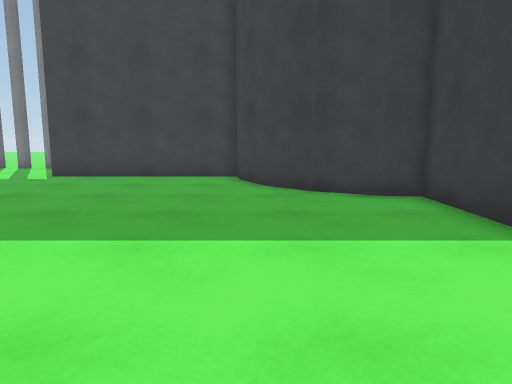
[1] (above)

16 first-person views from a walk through a 3-D level made in the Unity game engine. The camera is 1.2 m above the floor, tilts 8° down and sees 70° across. The floor is counted in squares, 1 m on a side. Each view is taken from the middle of a square. On the plan, view 1 faces up. The plan holds only what a view shows up to about 15 squares ahead; the rest is blank. The place goes on beyond the plan.

[2]
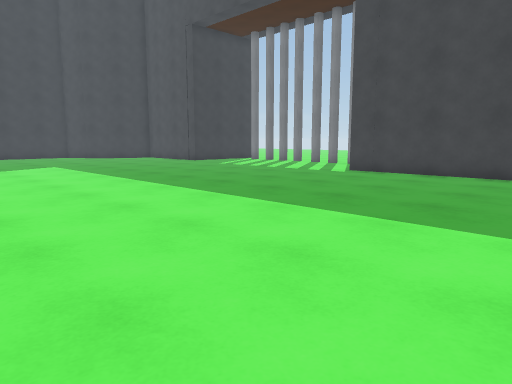

[3]
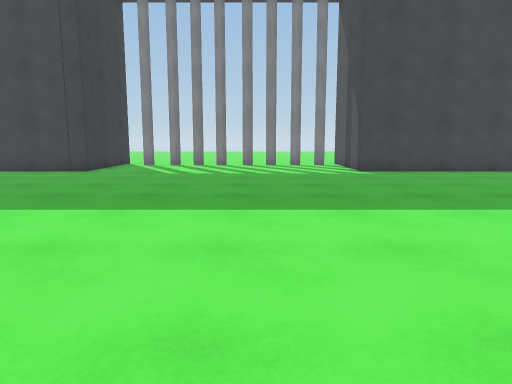

[4]
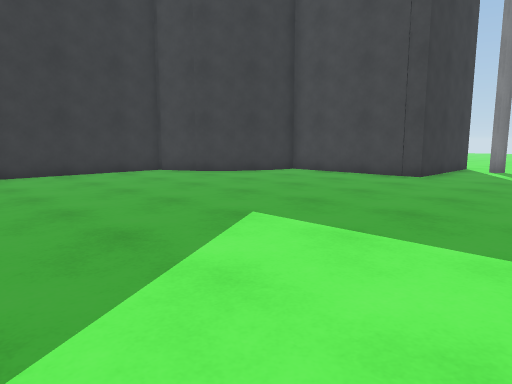

[5]
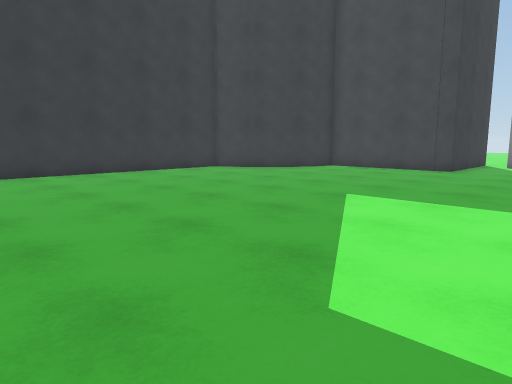

[6]
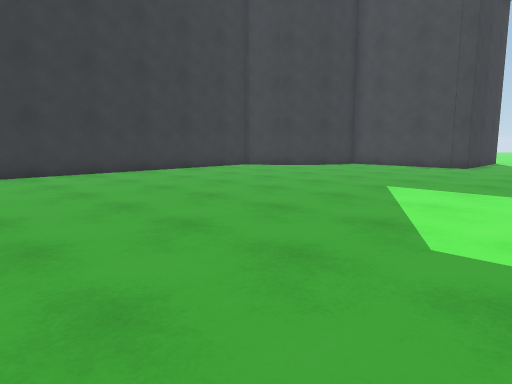

[7]
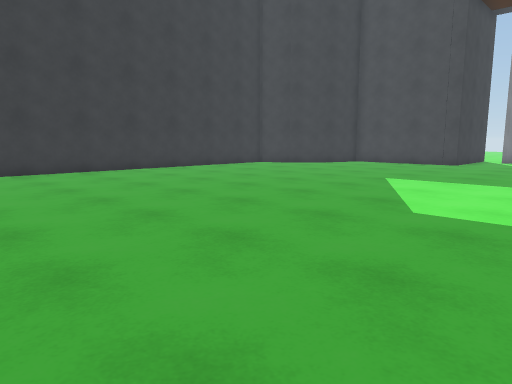

[8]
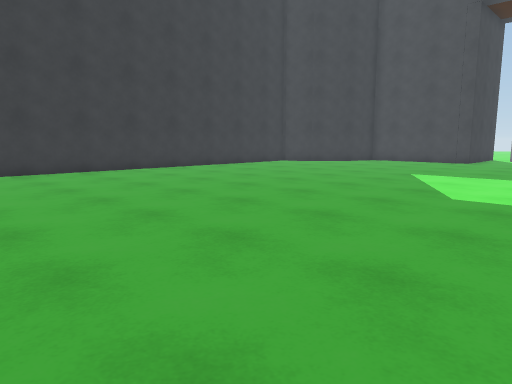

[9]
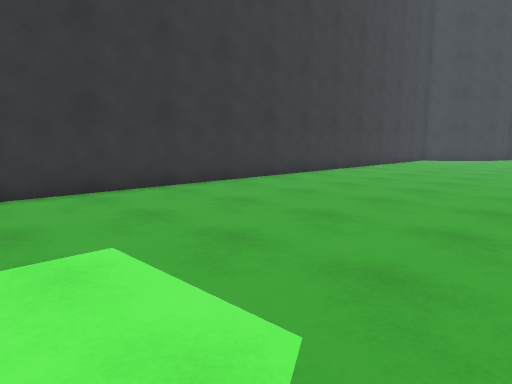

[10]
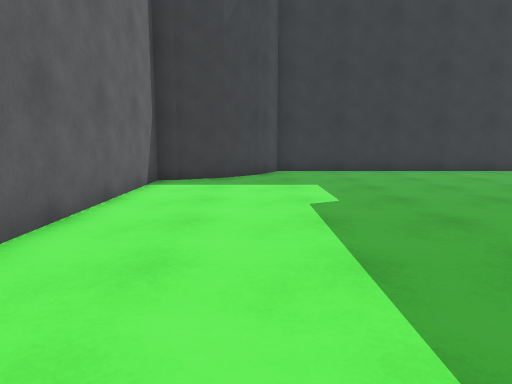

[11]
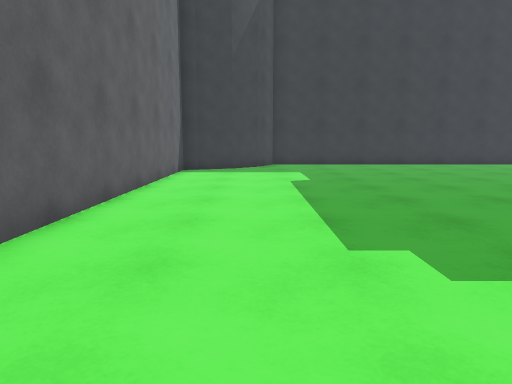

[12]
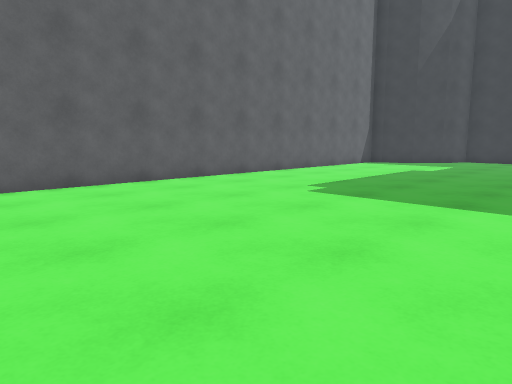

[13]
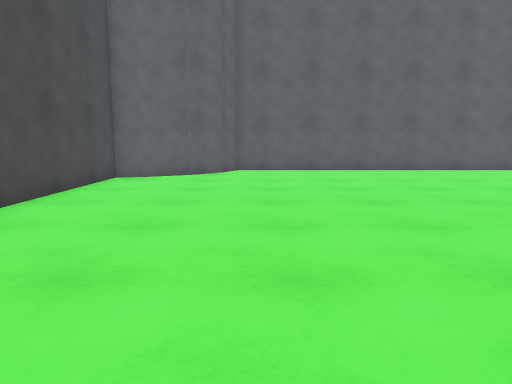

[14]
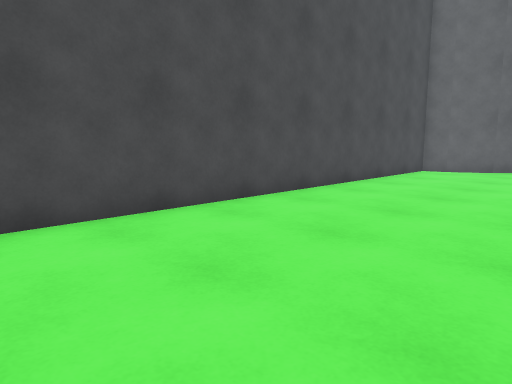

[15]
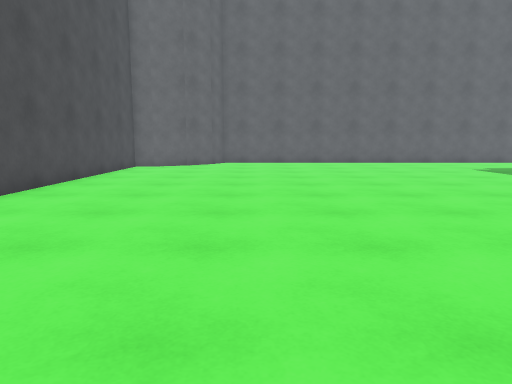

[16]
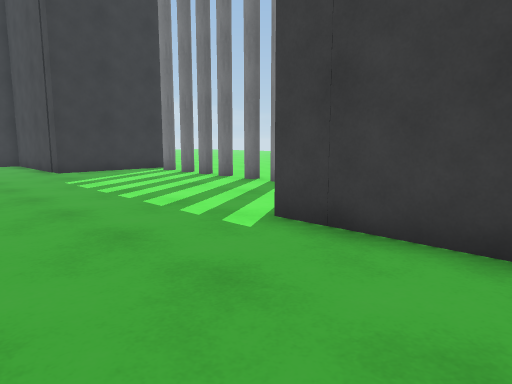

### Floor plan
Points are (right, up) in squares from view 1. A wall is a line through its corners. A room is listed if a view was taken in it or the views show most of it. See-through windows are left out.
Room 1 (views 1, 2, 3, 4, 5, 6, 7, 8, 9, 10, 11, 12, 13, 14, 15, 16)
walls: (3.6, 5) (3.6, 7.8) (2.8, 7.9) (1.4, 8.7) (0.3, 9.8) (-0.4, 11.2) (-0.6, 12.3) (-6.9, 12.3) (-6.9, 13.2); (-23.2, 11.2) (-23.9, 9.8) (-25, 8.7) (-26.6, 7.9) (-26.6, -14.1) (-25, -14.9) (-23.9, -16) (-23.2, -17.4) (-23.1, -18) (-0.3, -18) (0.2, -16.9) (1.3, -15.8) (2.7, -15.1) (3.6, -15) (3.6, -0.9); (-17.6, 15.5) (-17.6, 12.3) (-22.2, 12.3)

Positions as (right, up) in squares from view 1, and headings:
1: (0, 0), facing up
2: (1, -1), facing up-left
3: (-11, -2), facing up
4: (-13, 0), facing up-left
5: (-13, -3), facing up-left
6: (-13, -5), facing up-left
7: (-12, -7), facing up-left
8: (-12, -9), facing up-left
9: (-18, -15), facing up-left
10: (-12, -15), facing left
11: (-8, -15), facing left
12: (-4, -8), facing down-left
13: (-1, -3), facing down
14: (-2, 0), facing down-right
15: (-2, 2), facing down
16: (-3, 8), facing up-left
